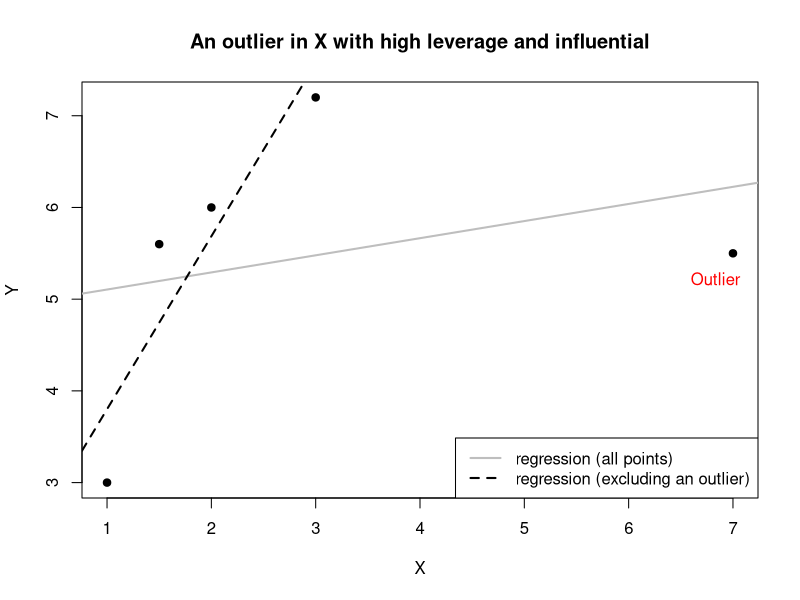
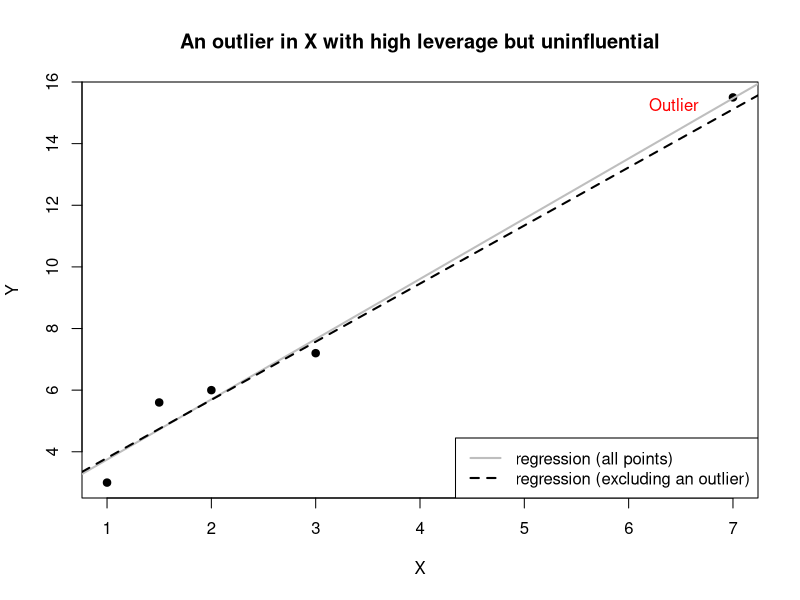

Reproduce these figures in R, in order.
## ---- chunk 1
#| label: fig-influential
#| fig-cap: "An outlier in X with high leverage and influential"

x <- c(1.00, 1.5, 2, 3.00, 7.00)
y <- c(3.00, 5.60, 6, 7.20, 5.50)

# Create data frame
dat <- data.frame(x = x, y = y)

# OLS model with all points
model_all <- lm(y ~ x, data = dat)

# OLS model excluding last point
model_excl <- lm(y ~ x, data = dat[-nrow(dat), ])

# Plot all points
plot(dat$x, dat$y, 
     main = "An outlier in X with high leverage and influential", 
     xlab = "X", ylab = "Y", pch = 19, col = "black")

# Add text to indicate the outlier
text(6.5, 5.2, labels="Outlier", pos=4, col="red") 

# Add OLS line with all points
abline(model_all, col = "grey", lwd = 2, lty = 1)

# Add OLS line excluding last point
abline(model_excl, col = "black", lwd = 2, lty = 2)

# Add legend
legend("bottomright", legend = c("regression (all points)", "regression (excluding an outlier)"),
       col = c("grey", "black"), lty = c(1, 2), lwd = 2)
## ---- chunk 2
#| label: fig-notinfluential
#| fig-cap: "An outlier in X with high leverage but uninfluential"
x <- c(1.00, 1.5, 2, 3.00, 7.00)
y <- c(3.00, 5.60, 6, 7.20, 15.50)

# Create data frame
dat <- data.frame(x = x, y = y)

# OLS model with all points
model_all <- lm(y ~ x, data = dat)

# OLS model excluding last point
model_excl <- lm(y ~ x, data = dat[-nrow(dat), ])

# Plot all points
plot(dat$x, dat$y, 
     main = "An outlier in X with high leverage but uninfluential", 
     xlab = "X", ylab = "Y", pch = 19, col = "black")

# Add text to indicate the outlier
text(6.1, 15.2, labels="Outlier", pos=4, col="red") 

# Add OLS line with all points
abline(model_all, col = "grey", lwd = 2, lty = 1)

# Add OLS line excluding last point
abline(model_excl, col = "black", lwd = 2, lty = 2)

# Add legend
legend("bottomright", legend = c("regression (all points)", "regression (excluding an outlier)"),
       col = c("grey", "black"), lty = c(1, 2), lwd = 2)
